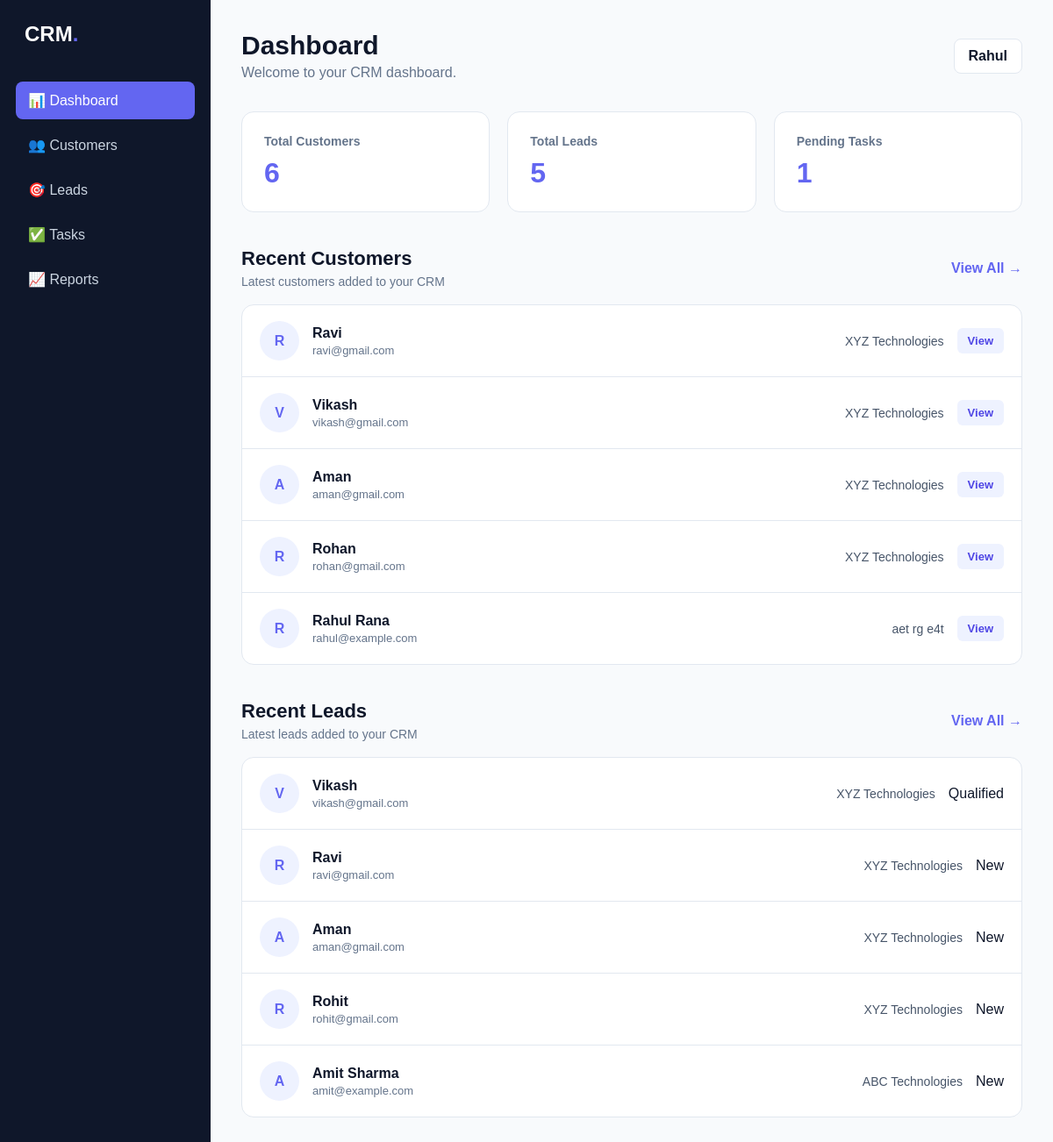
The page / on the database its author committed.
### crm/models.py (models this page shows, shortened)
class Customer(models.Model):
    name = models.CharField(max_length=100)
    email = models.EmailField()
    phone = models.CharField(max_length=20)
    company = models.CharField(max_length=150, blank=True)
    created_at = models.DateTimeField(auto_now_add=True)

class Lead(models.Model):
    STATUS_CHOICES = [
        ("New", "New"),
        ("Contacted", "Contacted"),
        ("Qualified", "Qualified"),
        ("Converted", "Converted"),
        ("Lost", "Lost"),
    ]
    name = models.CharField(max_length=100)
    email = models.EmailField()
    phone = models.CharField(max_length=20)
    company = models.CharField(
        max_length=100,
        blank=True
    )
    source = models.CharField(
        max_length=100,
        blank=True
    )
    status = models.CharField(
        max_length=20,
        choices=STATUS_CHOICES,
        default="New"
    )
    notes = models.TextField(
        blank=True
    )
    created_at = models.DateTimeField(
        auto_now_add=True
    )

### crm/views.py (the view)
def dashboard(request):
    total_customers = Customer.objects.count()
    total_leads = Lead.objects.count()
    pending_tasks = Task.objects.filter(
        status="Pending"
    ).count()
    recent_customers = Customer.objects.order_by(
        "-created_at"
    )[:5]
    recent_leads = Lead.objects.order_by(
        "-created_at"
    )[:5]
    context = {
        "total_customers": total_customers,
        "total_leads": total_leads,
        "pending_tasks": pending_tasks,
        "recent_customers": recent_customers,
        "recent_leads": recent_leads,
    }
    return render(
        request,
        "crm/dashboard.html",
        context
    )

### crm/templates/crm/dashboard.html (shortened to what this page needs)
<!DOCTYPE html>
<html lang="en">
<head>
</head>
<body>
<div class="dashboard">
    <aside class="sidebar">
        <div class="logo">
            CRM<span>.</span>
        </div>
        <nav class="menu">
            <a href="{% url 'dashboard' %}" class="active">
                📊 Dashboard
            </a>
            <a href="{% url 'customer_list' %}">👥 Customers</a>
            <a href="{% url 'lead_list' %}">🎯 Leads</a>
            <a href="{% url 'task_list' %}">
                ✅ Tasks
            </a>
            <a href="#">
                📈 Reports
            </a>
        </nav>
    </aside>
    <main class="main-content">
        <div class="topbar">
            <div>
                <h1>
                    Dashboard
                </h1>
                <p>
                    Welcome to your CRM dashboard.
                </p>
            </div>
            <div class="user">
                Rahul
            </div>
        </div>
        <div class="stats-grid">
            <div class="stat-card">
                <h3>
                    Total Customers
                </h3>
                <div class="number">
                    {{ total_customers }}
                </div>
            </div>
            <div class="stat-card">
                <h3>
                    Total Leads
                </h3>
                <div class="number">
                    {{ total_leads }}
                </div>
            </div>
            <div class="stat-card">
                <h3>
                    Pending Tasks
                </h3>
                <div class="number">
                    {{ pending_tasks }}
                </div>
            </div>
        </div>
        <section class="recent-section">
    <div class="section-header">
        <div>
            <h2>
                Recent Customers
            </h2>
            <p>
                Latest customers added to your CRM
            </p>
        </div>
        <a
            href="{% url 'customer_list' %}"
            class="view-all"
        >
            View All →
        </a>
    </div>
    <div class="recent-card">
        {% if recent_customers %}
            {% for customer in recent_customers %}
                <div class="customer-row">
                    <div class="customer-avatar">
                        {{ customer.name|first|upper }}
                    </div>
                    <div class="customer-info">
                        <strong>
                            {{ customer.name }}
                        </strong>
                        <span>
                            {{ customer.email }}
                        </span>
                    </div>
                    <div class="customer-company">
                        {{ customer.company|default:"No company" }}
                    </div>
                    <a
                        href="{% url 'customer_detail' customer.id %}"
                        class="view-btn"
                    >
                        View
                    </a>
                </div>
            {% endfor %}
        {% else %}
            <div class="empty">
                <p>
                    No customers added yet.
                </p>
            </div>
        {% endif %}
    </div>
</section>
<section class="recent-section">
    <div class="section-header">
        <div>
            <h2>
                Recent Leads
            </h2>
            <p>
                Latest leads added to your CRM
            </p>
        </div>
        <a
            href="{% url 'lead_list' %}"
            class="view-all"
        >
            View All →
        </a>
    </div>
    <div class="recent-card">
        {% if recent_leads %}
            {% for lead in recent_leads %}
                <div class="customer-row">
                    <div class="customer-avatar">
                        {{ lead.name|first|upper }}
                    </div>
                    <div class="customer-info">
                        <strong>
                            {{ lead.name }}
                        </strong>
                        <span>
                            {{ lead.email }}
                        </span>
                    </div>
                    <div class="customer-company">
                        {{ lead.company|default:"No company" }}
                    </div>
                    <div class="status">
                        {{ lead.status }}
                    </div>
                </div>
            {% endfor %}
        {% else %}
            <div class="empty">
                <p>
                    No leads added yet.
                </p>
            </div>
        {% endif %}
    </div>
</section>
    </main>
</div>
</body>
</html>

### crm/templates/crm/dashboard.html (style rules this page uses)
* { margin: 0; padding: 0; box-sizing: border-box; }
body { font-family: Arial, sans-serif; background: #f8fafc; color: #0f172a; }
.dashboard { display: flex; min-height: 100vh; }
.sidebar { width: 240px; background: #0f172a; color: white; padding: 25px 18px; }
.logo { font-size: 24px; font-weight: 800; margin-bottom: 40px; padding-left: 10px; }
.logo span { color: #6366f1; }
.menu { display: flex; flex-direction: column; gap: 8px; }
.menu a { color: #cbd5e1; text-decoration: none; padding: 12px 14px; border-radius: 8px; transition: .2s; }
.menu a:hover, .menu a.active { background: #6366f1; color: white; }
.main-content { flex: 1; padding: 35px; }
.topbar { display: flex; justify-content: space-between; align-items: center; margin-bottom: 35px; }
.topbar h1 { font-size: 30px; }
.topbar p { color: #64748b; margin-top: 5px; }
.user { background: white; padding: 10px 16px; border-radius: 8px; border: 1px solid #e2e8f0; font-weight: 600; }
.stats-grid { display: grid; grid-template-columns: repeat(3, 1fr); gap: 20px; }
.stat-card { background: white; padding: 25px; border-radius: 14px; border: 1px solid #e2e8f0; transition: .25s; }
.stat-card h3 { color: #64748b; font-size: 14px; margin-bottom: 10px; }
.stat-card .number { font-size: 32px; font-weight: 800; color: #6366f1; }
.recent-section { margin-top: 40px; }
.section-header { display: flex; justify-content: space-between; align-items: center; margin-bottom: 18px; }
.section-header h2 { font-size: 22px; margin-bottom: 5px; }
.section-header p { color: #64748b; font-size: 14px; }
.view-all { color: #6366f1; font-weight: 700; text-decoration: none; }
.recent-card { background: white; border: 1px solid #e2e8f0; border-radius: 14px; overflow: hidden; }
.customer-row { display: flex; align-items: center; gap: 15px; padding: 18px 20px; border-bottom: 1px solid #e2e8f0; }
.customer-row:last-child { border-bottom: none; }
.customer-avatar { width: 45px; height: 45px; display: grid; place-items: center; border-radius: 50%; background: #eef2ff; color: #6366f1; font-weight: 800; }
.customer-info { flex: 1; display: flex; flex-direction: column; }
.customer-info strong { margin-bottom: 3px; }
.customer-info span { color: #64748b; font-size: 13px; }
.customer-company { color: #475569; font-size: 14px; }
.view-btn { padding: 7px 12px; border-radius: 6px; background: #eef2ff; color: #4f46e5; text-decoration: none; font-size: 13px; font-weight: 700; }

### rows shown on the page
Customer: name|first "R", name "Ravi", email "ravi@gmail.com", company "XYZ Technologies"
Customer: name|first "V", name "Vikash", email "vikash@gmail.com", company "XYZ Technologies"
Customer: name|first "A", name "Aman", email "aman@gmail.com", company "XYZ Technologies"
Customer: name|first "R", name "Rohan", email "rohan@gmail.com", company "XYZ Technologies"
Customer: name|first "R", name "Rahul Rana", email "rahul@example.com", company "aet rg e4t"
Lead: name|first "V", name "Vikash", email "vikash@gmail.com", company "XYZ Technologies", status "Qualified"
Lead: name|first "R", name "Ravi", email "ravi@gmail.com", company "XYZ Technologies", status "New"
Lead: name|first "A", name "Aman", email "aman@gmail.com", company "XYZ Technologies", status "New"
Lead: name|first "R", name "Rohit", email "rohit@gmail.com", company "XYZ Technologies", status "New"
Lead: name|first "A", name "Amit Sharma", email "amit@example.com", company "ABC Technologies", status "New"

### other values the page prints
{{ total_customers }} "6"
{{ total_leads }} "5"
{{ pending_tasks }} "1"
